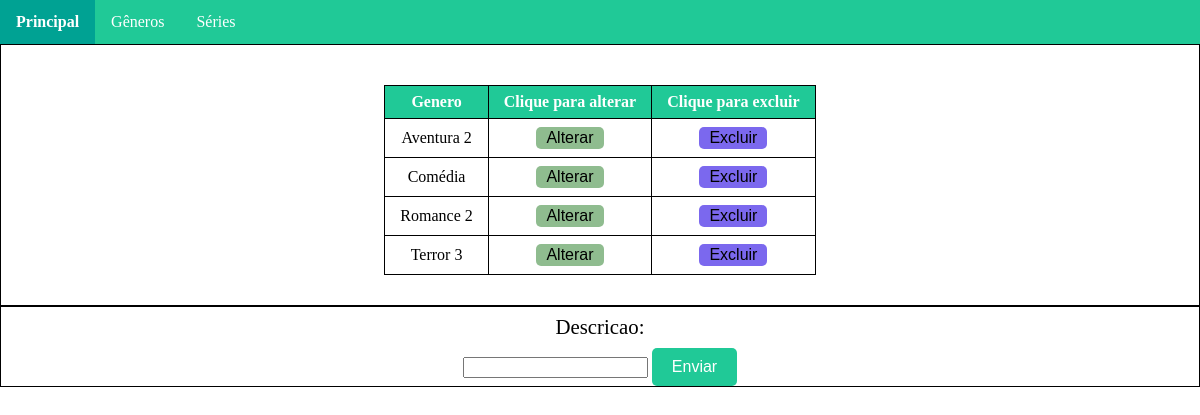
The page /genero/ on the database its author committed.
### genero/models.py (models this page shows, shortened)
class Genero(models.Model):
    descricao = models.CharField(max_length=100)

### genero/views.py (the view, shortened to what this page needs)
# urls.py: path('',views.cadastro,name='cadastro'),
def cadastro(request):
    print("insert")
    print(request.method);
    form = forms.GeneroForm()
    generos_list = models.Genero.objects.order_by('descricao')
    data_dict = {"genero_records": generos_list, 'form': form}
    return render(request, 'genero/genero.html', data_dict)

### genero/forms.py
class GeneroForm(forms.ModelForm):
    class Meta:
        model = Genero
        fields = '__all__'

### templates/genero/genero.html (shortened to what this page needs)
<!DOCTYPE html>
{% load static %}
<html>
<head>
    <link href="{% static 'css/reset.css' %}" rel="stylesheet" type="text/css">
    <link href="{% static 'css/menu.css' %}" rel="stylesheet" type="text/css">
    <link href="{% static 'css/genero.css' %}" rel="stylesheet" type="text/css">
</head>
<body>
{% include "../menu.html" %}
<main>
    <div class="conteiner-center">
        <span>
            {% if genero_records %}
        <table>
            <thead>
            <tr>
                <th>Genero</th>
                <th>Clique para alterar</th>
                <th>Clique para excluir</th>
            </tr>
            </thead>
            <tbody>
            {% for genero in genero_records %}
            <tr>
                <td>{{genero.descricao}}</td>
                <td><button class="list-button editar-button" onclick="updateItem({{genero.id}})">Alterar</button></td>
                <td><button class="list-button apagar-button" onclick="deleteItem({{genero.id}})">Excluir</button></td>
            </tr>
           {% endfor %}
            </tbody>
        </table>
            {% else %}
               <p>Nenhum dado cadastrado</p>
            {% endif %}
        </span>
    </div>
    <div class="conteiner-center">
        <form onsubmit="/genero" id="form-genero" method="post">
            {{form}}
            <input type="submit" id="submit-button" value="Enviar" class="enviar-button">
        </form>
    </div>
</main>
</body>
</html>

### static/css/genero.css (style rules this page uses)
table { margin: 30px auto; text-align: center; }
thead { background: #20c997; color: white; font-weight: bold; }
td, th { border: 1px solid; border-color: black; padding: 8px 15px; }
form label { display: block; text-align: center; font-size: 1.3em; padding-bottom: 0.5em; }
.enviar-button { background: #20c997; color: white; border: none; border-radius: 5px; padding: 10px 20px; font-size: 1em; }
.list-button { border: none; border-radius: 5px; padding: 2px 10px; font-size: 1em; }
.apagar-button { background: mediumslateblue; }
.editar-button { background: darkseagreen; }
.conteiner-center { display: flex; justify-content: center; align-items: stretch; padding-top: 10px; border: solid; border-width: 1px; }

### rows shown on the page
Genero: descricao "Aventura 2"
Genero: descricao "Comédia"
Genero: descricao "Romance 2"
Genero: descricao "Terror 3"
